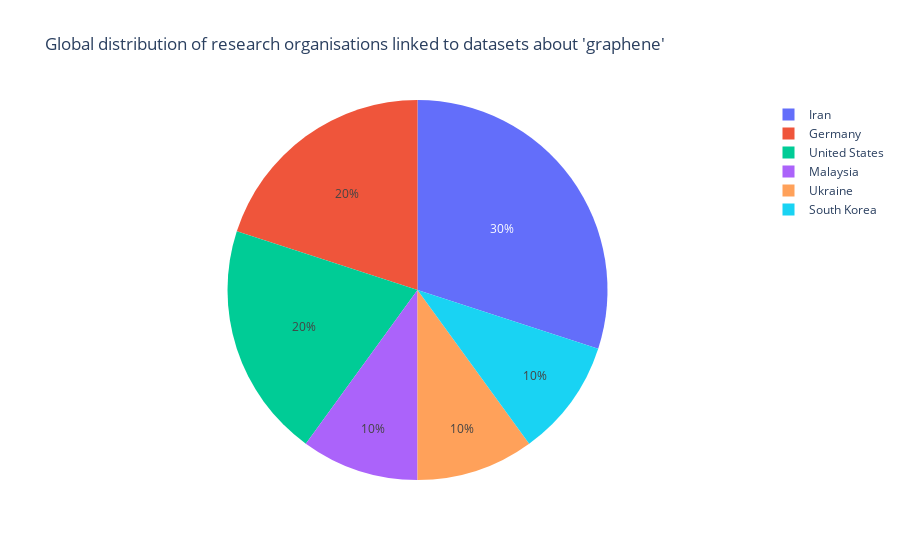

Notebook code for this chart:
### Code cell
px.pie(df, 
       names="country_name",
       title=f"Global distribution of research organisations linked to datasets about '{TOPIC}'")

### Figure 1 — Plotly figure (JSON) as saved in the notebook; plotly's stock layout.template omitted (floating-point values rounded to 4 significant figures)
{"data": [{"domain": {"x": [0, 1], "y": [0, 1]}, "hovertemplate": "country_name=%{label}<extra></extra>", "labels": ["Malaysia", "Germany", "Ukraine", "South Korea", "United States", "Iran", "Iran", "Iran", "United States", "Germany"], "legendgroup": "", "name": "", "showlegend": true, "type": "pie"}], "layout": {"autosize": true, "legend": {"tracegroupgap": 0}, "title": {"text": "Global distribution of research organisations linked to datasets about 'graphene'"}}}
